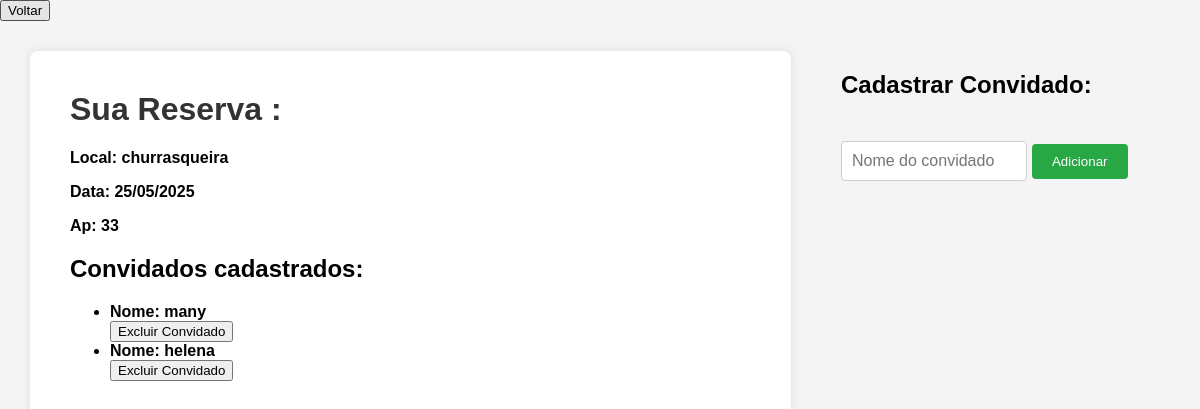
Screenshot of /cadastrar_visitantes_Evento.html/18 with the database file from the repository.
### app.py (models this page shows)
class Espaco(db.Model):
    __tablename__ = 'agendamento_evento'
    id = db.Column(db.Integer, primary_key=True)
    cpf_morador = db.Column(db.Integer, nullable=False)
    data = db.Column(db.DateTime, nullable = False)
    local = db.Column(db.Integer)
    ambientes = db.Column(db.String(50), nullable=False)
    apartamento = db.Column(db.String(10), nullable=False)
    convidados = db.relationship('ConvidadoEvento', backref='evento', cascade='all, delete-orphan')

class ConvidadoEvento(db.Model):
    __tablename__ = 'visitantes_eventos'
    id_visitante = db.Column(db.Integer, primary_key=True)
    id_agendamento = db.Column(db.Integer, db.ForeignKey('agendamento_evento.id'), nullable=False)
    nome = db.Column(db.String(50), nullable=False)
    apartamento = db.Column(db.String(10), nullable=False)

### app.py (the view)
@app.route('/cadastrar_visitantes_Evento.html/<int:id>')
def cadastrar_visitantes_Evento(id):
    eventoCarregado = get_eventos(id)
    convidadosCarregados = get_convidados(id)
    return render_template('cadastrar_visitantes_Evento.html', evento = eventoCarregado , convidados = convidadosCarregados)

### app.py (called while the page is built)
def get_eventos(id):
    eventos = Espaco.query.filter_by(id = id).first()
    if eventos is None:
        abort(484)
    return eventos

def get_convidados(id_agendamento):
    convidados = ConvidadoEvento.query.filter_by(id_agendamento = id_agendamento).all()
    if convidados is None:
        abort(484)
    return convidados

### templates/cadastrar_visitantes_Evento.html (shortened to what this page needs)
<!DOCTYPE html>
<html lang="pt-br">
<head>
</head>
<body>
  <button onclick="window.location.href='/cadastro_evento'">Voltar</button>
  <div class="container">
    <div class="formulario">
        <h1>Sua Reserva : </h1>
            <div class="perfil-info">
              <p><strong><strong>Local:</strong> {{ evento.ambientes }}</p>
              <p><strong>Data:</strong> {{ evento.data.strftime('%d/%m/%Y') }}
              <p><strong>Ap:</strong> {{ evento.apartamento }}
            </div>
            <h2>Convidados cadastrados:</h2>
        <ul>
          {% for convidado in convidados %}
            <li>
              <strong>Nome:</strong> {{ convidado.nome }}
                     <form action="{{url_for('deleteConvidado', id = convidado['id_visitante'])}}" method="POST">
                            <input type="submit" value="Excluir Convidado" class="btn btn-danger btn-sn"
                            onclick="return confirm('Tem certeza que deseja excluir esse convidado?')">
                            </form>
            </li>
          {% endfor %}
        </ul>
    </div>
                  <div class="cadastro-convidado">
                    <h2>Cadastrar Convidado:</h2>
                      <form method="POST" action="{{url_for('adicionarVisitante', id = evento['id'])}}">
                        <input type="text" name="nome_convidado" placeholder="Nome do convidado" required>
                        <button type="submit">Adicionar</button>
                      </form>
                  </div>
  </div>
</body>
</html>

### templates/cadastrar_visitantes_Evento.html (style rules this page uses)
body { font-family: Arial, sans-serif; margin: 0; background-color: #f4f4f4; }
.container { display: flex; padding: 30px; gap: 50px; }
.formulario { flex: 1; background-color: #ffffff; padding: 40px; border-radius: 8px; box-shadow: 0 0 10px rgba(0, 0, 0, 0.1); min-height: 80vh; }
.formulario h1 { margin-top: 0; color: #333; }
.cadastro-convidado { margin-top: 20px; }
.cadastro-convidado h2 { margin-top: 20px; margin-bottom: 42px; }
.cadastro-convidado input[type="text"] { width: 50%; padding: 10px; margin-bottom: 15px; border-radius: 4px; border: 1px solid #ccc; font-size: 16px; }
.cadastro-convidado button { padding: 10px 20px; border: none; background-color: #28a745; color: white; border-radius: 4px; cursor: pointer; }

### rows the page displays
Espaco: ambientes "churrasqueira", data "25/05/2025", apartamento "33"
ConvidadoEvento: nome "many"
ConvidadoEvento: nome "helena"
